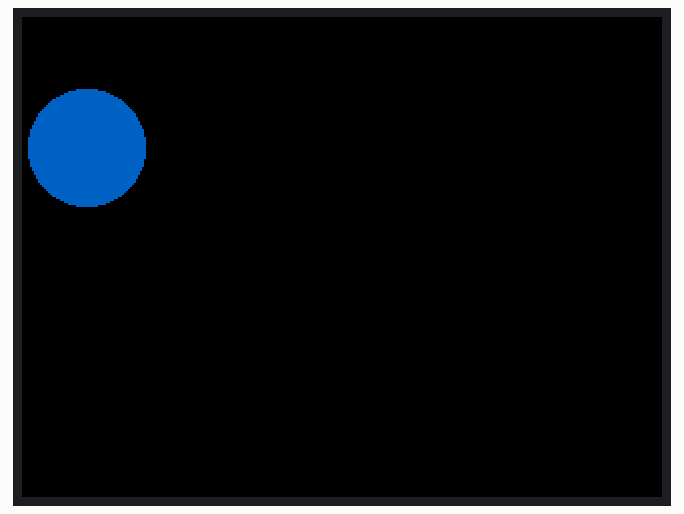
Recording of a program running on a simulated Raspberry Pi Pico running MicroPython. Parts: 320×240 colour display. Random numbers come from a fixed seed; values from a settings file that is not in the repository are placeholders; what the program prints to the serial console is not drawn.

Above: at 0.08 s.
At 5.04 s:
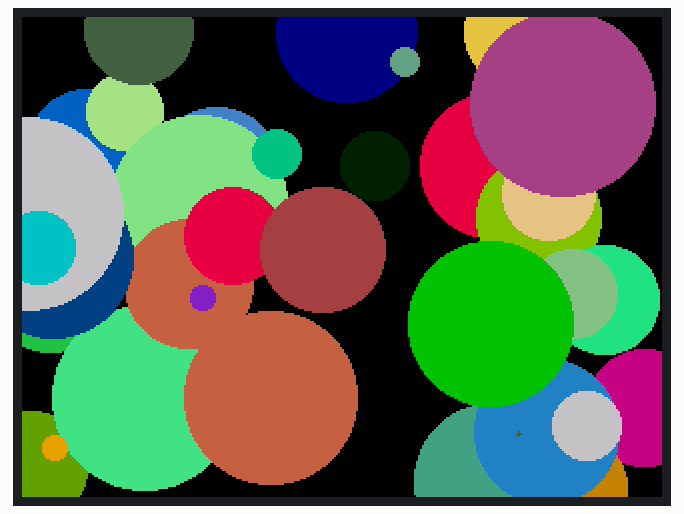
At 9.99 s:
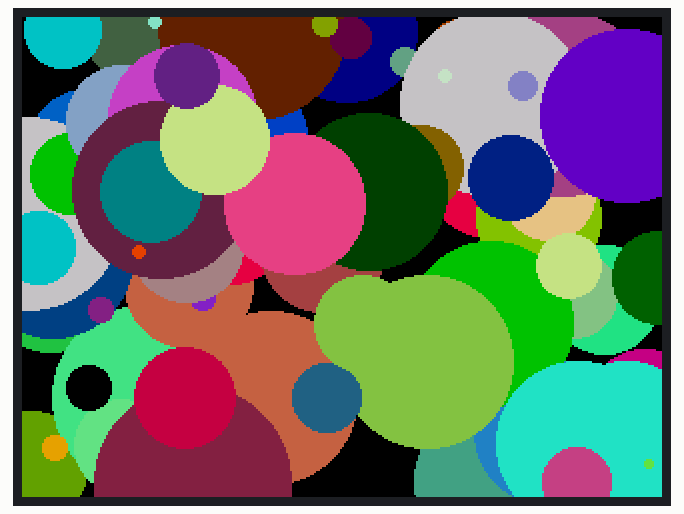
At 19.9 s:
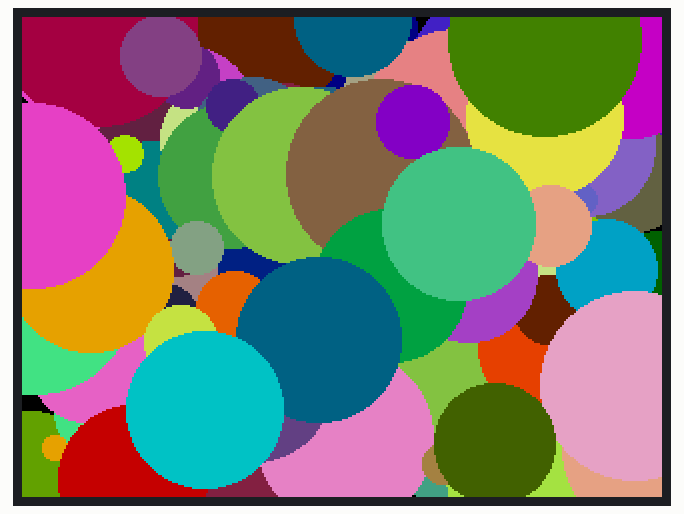
At 29.81 s:
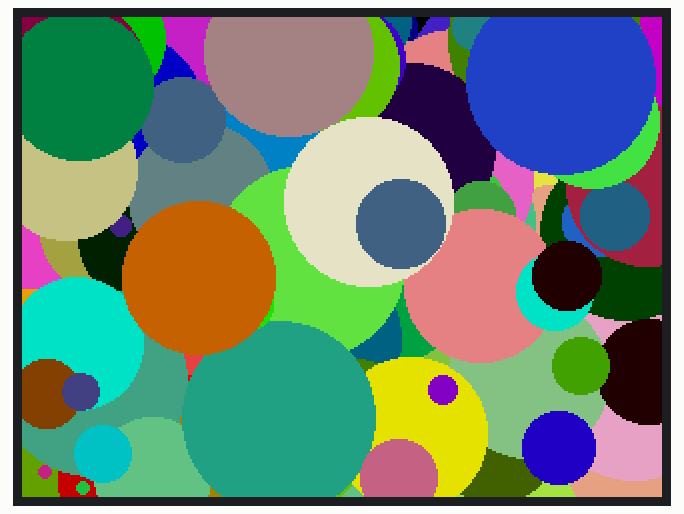
At 39.84 s:
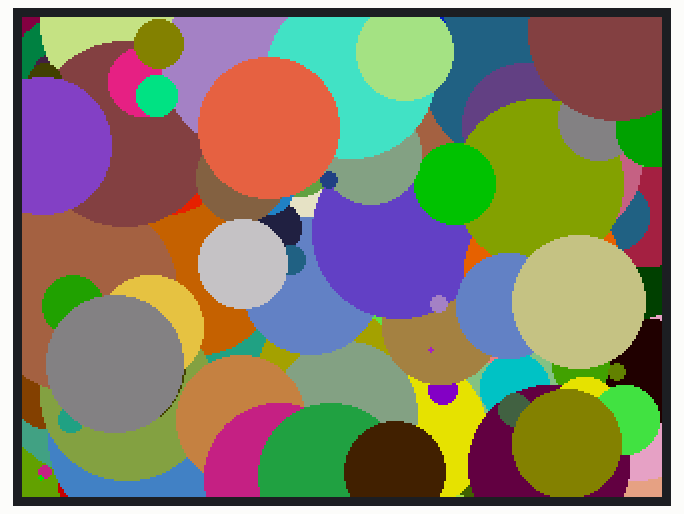

The program:

pixels_colour.py
```python
import network
import secrets
import time
import urequests
from picographics import PicoGraphics, DISPLAY_PICO_DISPLAY_2, PEN_RGB332
import pngdec
import random

# Create a PicoGraphics instance
display = PicoGraphics(display=DISPLAY_PICO_DISPLAY_2, pen_type=PEN_RGB332)

# Set the backlight so we can see it!
display.set_backlight(1.0)

# Create some pens for use later.
BG = display.create_pen(255,255,255)
TEXT = display.create_pen(random.randrange(0,255), random.randrange(0,255), random.randrange(0,255))

WIDTH, HEIGHT = display.get_bounds()


def make_circles(size):
    x_pos = 0
    y_pos = 0
    count = 1
    while count > 0:
        while x_pos < WIDTH+1:
            x_pos = (random.randrange(0,WIDTH))
            y_pos = (random.randrange(0,HEIGHT))
            TEXT = display.create_pen(random.randrange(0,255), random.randrange(0,255), random.randrange(0,255))
            display.set_pen(TEXT)
            display.circle(x_pos,y_pos,random.randrange(1,size))
            display.update()
            print("x:",x_pos,"y:",y_pos)
            time.sleep(0.1)

make_circles(50)
```
